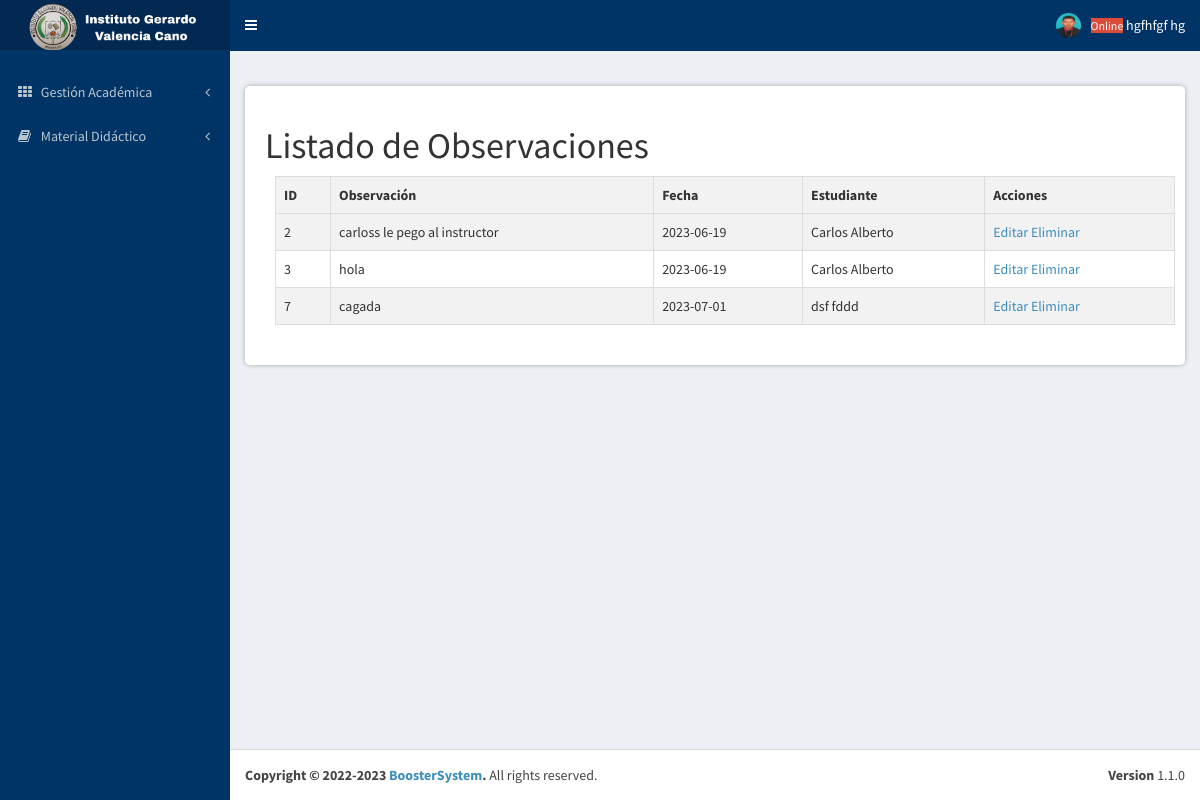
The app's page /gestionAcademica/listado_observaciones.php (signed in) with its own data.
### tables this page shows
CREATE TABLE `usuarios` (
  `idUsuario` int(11) NOT NULL AUTO_INCREMENT,
  `tipoDocumentoUsuario` enum('CC','CE') NOT NULL DEFAULT 'CC',
  `documentoUsuario` varchar(20) NOT NULL,
  `nombresUsuario` varchar(100) NOT NULL,
  `apellidosUsuario` varchar(100) NOT NULL,
  `telefonoUsuario` varchar(20) NOT NULL,
  `correoUsuario` varchar(120) NOT NULL,
  `passwordUsuario` varchar(120) NOT NULL,
  `estadoUsuario` enum('activo','inactivo') NOT NULL,
  `rol_idRol` int(11) NOT NULL,
  PRIMARY KEY (`idUsuario`),
  KEY `rol_idRol` (`rol_idRol`),
  CONSTRAINT `usuarios_ibfk_1` FOREIGN KEY (`rol_idRol`) REFERENCES `rol` (`idRol`) ON DELETE CASCADE
);

CREATE TABLE `observadoracademico` (
  `idobservadorAcademico` int(11) NOT NULL AUTO_INCREMENT,
  `descripcion` varchar(500) NOT NULL,
  `fecha` date NOT NULL,
  `estudiante_idEstudiante` int(11) NOT NULL,
  PRIMARY KEY (`idobservadorAcademico`),
  KEY `estudiante_idEstudiante` (`estudiante_idEstudiante`),
  CONSTRAINT `observadoracademico_ibfk_1` FOREIGN KEY (`estudiante_idEstudiante`) REFERENCES `estudiante` (`idEstudiante`) ON DELETE CASCADE
);

CREATE TABLE `estudiante` (
  `idEstudiante` int(11) NOT NULL AUTO_INCREMENT,
  `tipoDocumentoEstudiante` enum('CC','CE') NOT NULL DEFAULT 'CC',
  `documentoEstudiante` varchar(20) NOT NULL,
  `nombresEstudiante` varchar(100) NOT NULL,
  `apellidosEstudiante` varchar(100) NOT NULL,
  `telefonoEstudiante` varchar(20) NOT NULL,
  `correoEstudiante` varchar(120) NOT NULL,
  `passwordEstudiante` varchar(120) NOT NULL,
  `estadoEstudiante` varchar(45) NOT NULL,
  `observadorAcademico_idobservadorAcademico` int(11) DEFAULT NULL,
  `usuarios_idUsuario` int(11) NOT NULL,
  PRIMARY KEY (`idEstudiante`),
  KEY `usuarios_idUsuario` (`usuarios_idUsuario`),
  CONSTRAINT `estudiante_ibfk_1` FOREIGN KEY (`usuarios_idUsuario`) REFERENCES `usuarios` (`idUsuario`) ON DELETE CASCADE
);

### gestionAcademica/includes/verificarAcceso.php (called while the page is built, shortened)
<?php
include('conexion.php');
if(isset($_SESSION['documentoUsuario'])){
    $documentoUsuario_sesion = $_SESSION['documentoUsuario'];
$consulta = "SELECT * FROM usuarios WHERE documentoUsuario = '$documentoUsuario_sesion'";
$resultado = mysqli_query($conexion, $consulta);
if ($resultado && mysqli_num_rows($resultado) > 0) {
    $fila = mysqli_fetch_assoc($resultado);
    $nombresUsuario = $fila['nombresUsuario'];
    $apellidosUsuario = $fila['apellidosUsuario'];
}
}else{
    header('Location: ../login');
}
?>

### gestionAcademica/listado_observaciones.php (the view, shortened to what this page needs)
<?php include_once 'includes/verificarAcceso.php'; ?>
<?php
include('includes/conexion.php');
$consultaObservaciones = "SELECT * FROM observadoracademico";
$resultadoObservaciones = mysqli_query($conexion, $consultaObservaciones);
if (mysqli_num_rows($resultadoObservaciones) > 0) {
    ?>
<!DOCTYPE html>
<html>
<head>
  <link rel="stylesheet" href="../Layout/css/bootstrap.min.css">
  <link rel="stylesheet" href="../Layout/css/font-awesome.css">
  <link rel="stylesheet" href="../Layout/css/AdminLTE.min.css">
  <link rel="stylesheet" href="css/stilos.css">
     <link rel="stylesheet" href="../Layout/css/_all-skins.min.css">
   </head>
   <body class="hold-transition skin-blue sidebar-mini">
    <div class="wrapper">
    <?php include_once '../templates/cabecera.php'; ?>
    <?php include_once '../templates/menu.php'; ?>
      <div class="content-wrapper">
        <section class="content">
            <section class="estilo">
    <h1>Listado de Observaciones</h1>
    <table>
        <tr>
            <th>ID</th>
            <th>Observación</th>
            <th>Fecha</th>
            <th>Estudiante</th>
            <th>Acciones</th>
        </tr>
        <?php
        while ($filaObservacion = mysqli_fetch_assoc($resultadoObservaciones)) {
            $idObservacion = $filaObservacion['idobservadorAcademico'];
            $descripcion = $filaObservacion['descripcion'];
            $fecha = $filaObservacion['fecha'];
            $idEstudiante = $filaObservacion['estudiante_idEstudiante'];
            $consultaEstudiante = "SELECT nombresEstudiante, apellidosEstudiante FROM estudiante WHERE idEstudiante = $idEstudiante";
            $resultadoEstudiante = mysqli_query($conexion, $consultaEstudiante);
            $nombreEstudiante = '';
            if ($resultadoEstudiante && mysqli_num_rows($resultadoEstudiante) > 0) {
                $filaEstudiante = mysqli_fetch_assoc($resultadoEstudiante);
                $nombreEstudiante = $filaEstudiante['nombresEstudiante'] . ' ' . $filaEstudiante['apellidosEstudiante'];
            }
            ?>
            <tr>
                <td><?php echo $idObservacion; ?></td>
                <td><?php echo $descripcion; ?></td>
                <td><?php echo $fecha; ?></td>
                <td><?php echo $nombreEstudiante; ?></td>
                <td>
                    <a href="views/editar_observacion.php?id=<?php echo $idObservacion; ?>">Editar</a>
                    <a href="?id=<?php echo $idObservacion; ?>" onclick="return confirm('¿Estás seguro de que deseas eliminar esta observación?')">Eliminar</a>
                </td>
            </tr>
            <?php
        }
        ?>
    </table>
    </section>
  </section>
</div>
<?php include_once '../templates/pie.php'; ?>
</body>
</html>
    <?php
} else {
    echo "No se encontraron observaciones registradas.";
}
?>

### templates/cabecera.php (shortened to what this page needs)
<header class="main-header">
    <a href="../inicio.php" class="logo">
        <span class="logo-lg"><img src="../img/logo.png" alt="" height="50px"></span>
    </a>
    <nav class="navbar navbar-static-top" role="navigation">
        <a href="#" class="sidebar-toggle" data-toggle="offcanvas" role="button">
        </a>
        <div class="navbar-custom-menu">
            <ul class="nav navbar-nav">
                <li class="dropdown user user-menu">
                    <a href="#" class="dropdown-toggle" data-toggle="dropdown">
                        <small class="bg-red">Online</small>
                        <span class="hidden-xs"><?php echo $nombresUsuario." ".$apellidosUsuario?></span>
                        <img src="../img/perfil.jpg" class="user-image" alt="Imagen de perfil">
                    </a>
                </li>
            </ul>
        </div>
    </nav>
</header>

### gestionAcademica/css/stilos.css (style rules this page uses)
.estilo { margin: 20px 0; padding: 20px; background-color: #fff; border-radius: 5px; box-shadow: 0px 0px 5px rgba(0, 0, 0, 0.3); overflow-x: auto; }
table { border-collapse: collapse; width: 100%; margin-bottom: 20px; white-space: nowrap; padding: 0 100px; margin-left: 10px; margin-right: 10px; }
table th, table td { padding: 8px; text-align: left; border: 1px solid #ddd; }
table th { font-weight: bold; background-color: #f2f2f2; }
table tr:nth-child(even) { background-color: #f2f2f2; }

### records on screen
usuarios: nombresUsuario "hgfhfgf", apellidosUsuario "hg"
observadoracademico: idobservadorAcademico "2", descripcion "carloss le pego al instructor", fecha "2023-06-19", estudiante_idEstudiante.apellidosEstudiante "Carlos Alberto"
observadoracademico: idobservadorAcademico "3", descripcion "hola", fecha "2023-06-19", estudiante_idEstudiante.apellidosEstudiante "Carlos Alberto"
observadoracademico: idobservadorAcademico "7", descripcion "cagada", fecha "2023-07-01", estudiante_idEstudiante.apellidosEstudiante "dsf fddd"
